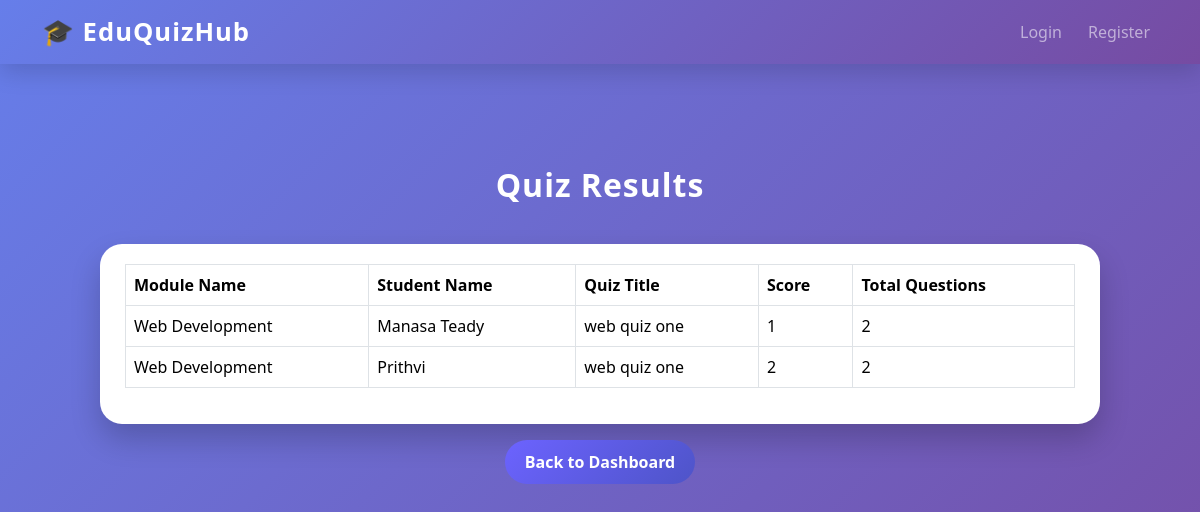
The page /admin/view-results/1 on the database its author committed.
### tables this page shows
CREATE TABLE attempts (
    id INTEGER PRIMARY KEY AUTOINCREMENT,
    student_id INTEGER NOT NULL,
    quiz_id INTEGER NOT NULL,
    score INTEGER,
    total_questions INTEGER,
    answers TEXT,
    FOREIGN KEY (student_id) REFERENCES users(id),
    FOREIGN KEY (quiz_id) REFERENCES quizzes(id)
);

CREATE TABLE modules (
    id INTEGER PRIMARY KEY AUTOINCREMENT,
    name TEXT NOT NULL
);

CREATE TABLE users (
    id INTEGER PRIMARY KEY AUTOINCREMENT,
    name TEXT NOT NULL,
    email TEXT UNIQUE NOT NULL,
    password TEXT NOT NULL,
    role TEXT NOT NULL
);

CREATE TABLE quizzes (
    id INTEGER PRIMARY KEY AUTOINCREMENT,
    module_id INTEGER NOT NULL,
    title TEXT NOT NULL,
    time_limit INTEGER,
    is_active INTEGER DEFAULT 0,
    FOREIGN KEY (module_id) REFERENCES modules(id)
);

### app.py (the view)
@app.route("/admin/view-results/<int:quiz_id>")
def view_results(quiz_id):
    conn = get_db_connection()
    quiz = conn.execute(
        "SELECT * FROM quizzes WHERE id = ?",
        (quiz_id,)
    ).fetchone()
    results = conn.execute("""
        SELECT
            u.name AS student_name,
            m.name AS module_name,
            q.title AS quiz_title,
            a.score,
            a.total_questions
        FROM attempts a
        JOIN users u ON a.student_id = u.id
        JOIN quizzes q ON a.quiz_id = q.id
        JOIN modules m ON q.module_id = m.id
        WHERE a.quiz_id = ?
    """, (quiz_id,)).fetchall()
    conn.close()
    return render_template(
        "admin_results.html",
        results=results,
        quiz=quiz
    )

### app.py (called while the page is built)
def get_db_connection():
    conn = sqlite3.connect("database.db")
    conn.row_factory = sqlite3.Row
    return conn

### templates/admin_results.html (shortened to what this page needs)
{% extends "base.html" %}
{% block content %}
<h2>Quiz Results</h2>
<div class="results-card">
    {% if results %}
    <table class="table table-bordered">
        <thead>
            <tr>
                <th>Module Name</th>
                <th>Student Name</th>
                <th>Quiz Title</th>
                <th>Score</th>
                <th>Total Questions</th>
            </tr>
        </thead>
        <tbody>
            {% for result in results %}
            <tr>
                <td>{{ result.module_name }}</td>
                <td>{{ result.student_name }}</td>
                <td>{{ result.quiz_title }}</td>
                <td>{{ result.score }}</td>
                <td>{{ result.total_questions }}</td>
            </tr>
            {% endfor %}
        </tbody>
    </table>
    {% else %}
        <p style="color: #333; text-align: center; margin-top: 20px;">No results found.</p>
    {% endif %}
</div>
<div class="text-center mt-3">
    <a href="{{ url_for('admin_dashboard') }}" class="btn btn-back">
        Back to Dashboard
    </a>
</div>
{% endblock %}

### static/css/style.css (style rules this page uses)
body { background-color: #f8f9fa; }
h1, h2, h3 { color: #0d6efd; }

### templates/base.html (style rules this page uses)
body { background: #f4f6fb; font-family: "Segoe UI", sans-serif; }

### templates/admin_results.html (style rules this page uses)
body { background: linear-gradient(135deg, #667eea, #764ba2); min-height: 100vh; padding: 30px 0; }
h2 { color: #fff; font-weight: 800; text-align: center; margin-bottom: 40px; letter-spacing: 1px; animation: fadeDown 0.8s ease-in-out; }
.results-card { background: #ffffff; border-radius: 22px; padding: 20px 25px; margin: auto; max-width: 1000px; box-shadow: 0 15px 30px rgba(0,0,0,0.2); transition: all 0.35s ease; }
table { margin-bottom: 0; }
th { background: #667eea; color: #fff; font-weight: 600; }
td { vertical-align: middle !important; }
.btn-back { border-radius: 30px; font-weight: 600; padding: 10px 20px; background: linear-gradient(135deg, #6c63ff, #4e54c8); color: #fff; border: none; transition: all 0.35s ease; }

### rows shown on the page
attempts: module_name "Web Development", student_name "Manasa Teady", quiz_title "web quiz one", score "1", total_questions "2"
attempts: module_name "Web Development", student_name "Prithvi", quiz_title "web quiz one", score "2", total_questions "2"
